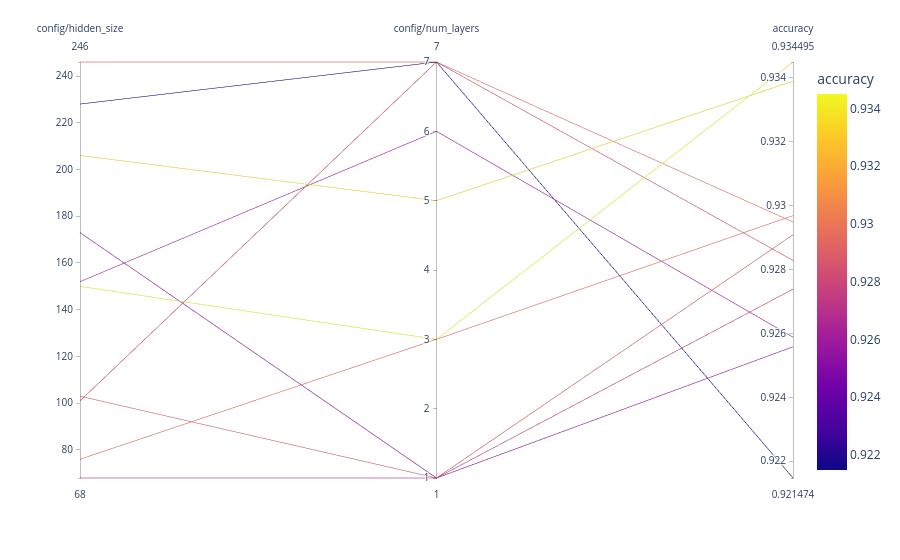

This figure's notebook cell:
### Code cell
columns = ["config/hidden_size", "config/num_layers", "accuracy"]
visualize.parallel_plot(analysis, columns)

### Figure 1 — Plotly figure (JSON) as saved in the notebook; plotly's stock layout.template omitted (floating-point values rounded to 4 significant figures)
{"data": [{"dimensions": [{"label": "config/hidden_size", "values": [76, 150, 206, 68, 173, 246, 103, 228, 152, 101]}, {"label": "config/num_layers", "values": [3, 3, 5, 1, 1, 7, 1, 7, 6, 7]}, {"label": "accuracy", "values": [0.9297, 0.9345, 0.9339, 0.9274, 0.9256, 0.9295, 0.9291, 0.9215, 0.9259, 0.9283]}], "domain": {"x": [0, 1], "y": [0, 1]}, "line": {"color": [0.9297, 0.9345, 0.9339, 0.9274, 0.9256, 0.9295, 0.9291, 0.9215, 0.9259, 0.9283], "coloraxis": "coloraxis"}, "name": "", "type": "parcoords"}], "layout": {"coloraxis": {"colorbar": {"title": {"text": "accuracy"}}, "colorscale": [[0, "#0d0887"], [0.1111, "#46039f"], [0.2222, "#7201a8"], [0.3333, "#9c179e"], [0.4444, "#bd3786"], [0.5556, "#d8576b"], [0.6667, "#ed7953"], [0.7778, "#fb9f3a"], [0.8889, "#fdca26"], [1, "#f0f921"]]}, "legend": {"tracegroupgap": 0}, "margin": {"t": 60}}}
